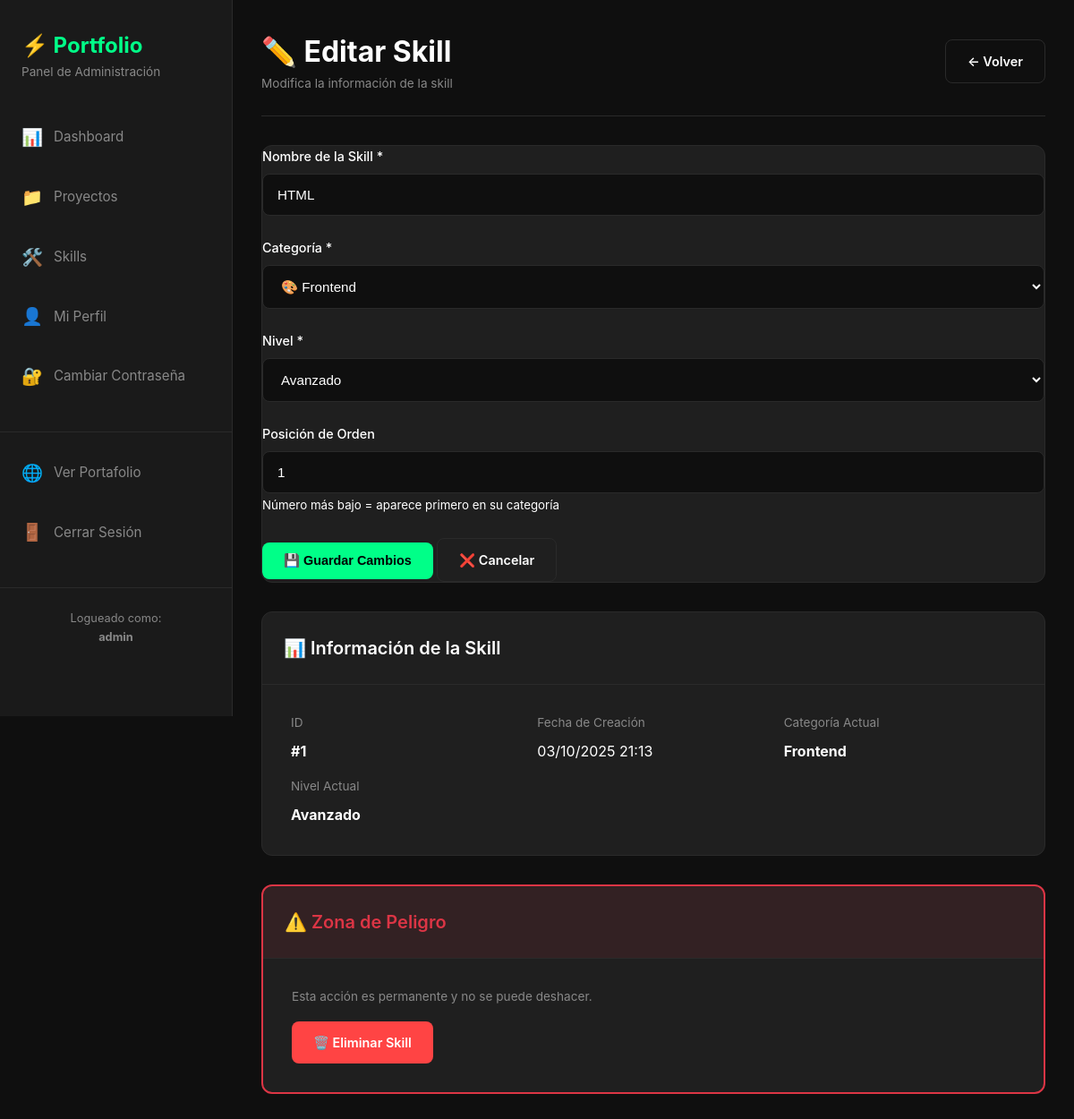
The app's page /admin/skill_edit.php?id=1 (signed in) with its own data.
### tables this page shows
CREATE TABLE `skills` (
  `id` int(11) NOT NULL AUTO_INCREMENT,
  `name` varchar(100) NOT NULL,
  `category` enum('frontend','backend','database','tools','other') DEFAULT 'other',
  `level` enum('básico','intermedio','avanzado','experto') DEFAULT 'intermedio',
  `icon_class` varchar(100) DEFAULT NULL,
  `order_position` int(11) DEFAULT '0',
  `created_at` timestamp NOT NULL DEFAULT CURRENT_TIMESTAMP,
  PRIMARY KEY (`id`),
  KEY `idx_skills_category` (`category`)
);

### admin/skill_edit.php (the view, shortened to what this page needs)
<?php
$conn = getConnection();
$skill_id = intval($_GET['id'] ?? 0);
$stmt = $conn->prepare("SELECT * FROM skills WHERE id = ?");
$stmt->bind_param("i", $skill_id);
$stmt->execute();
$result = $stmt->get_result();
$skill = $result->fetch_assoc();
include 'includes/header.php';
?>
<div class="admin-header">
    <div>
        <h1>✏️ Editar Skill</h1>
        <p class="text-muted">Modifica la información de la skill</p>
    </div>
    <a href="skills.php" class="btn btn-secondary">← Volver</a>
</div>
<div class="table-container">
    <form method="POST" action="">
        <div class="form-group">
            <label for="name">Nombre de la Skill *</label>
            <input
                type="text"
                id="name"
                name="name"
                value="<?php echo htmlspecialchars($skill['name']); ?>"
                required>
        </div>
        <div class="form-row">
            <div class="form-group">
                <label for="category">Categoría *</label>
                <select id="category" name="category">
                    <option value="frontend" <?php echo $skill['category'] === 'frontend' ? 'selected' : ''; ?>>
                        🎨 Frontend
                    </option>
                </select>
            </div>
            <div class="form-group">
                <label for="level">Nivel *</label>
                <select id="level" name="level">
                    <option value="avanzado" <?php echo $skill['level'] === 'avanzado' ? 'selected' : ''; ?>>
                        Avanzado
                    </option>
                </select>
            </div>
            <div class="form-group">
                <label for="order_position">Posición de Orden</label>
                <input
                    type="number"
                    id="order_position"
                    name="order_position"
                    value="<?php echo htmlspecialchars($skill['order_position']); ?>"
                    min="0">
                <small class="form-help">
                    Número más bajo = aparece primero en su categoría
                </small>
            </div>
        </div>
        <div class="form-actions">
            <button type="submit" class="btn btn-primary">
                💾 Guardar Cambios
            </button>
            <a href="skills.php" class="btn btn-secondary">
                ❌ Cancelar
            </a>
        </div>
    </form>
</div>
<div class="table-container" style="margin-top: 2rem;">
    <div class="table-header">
        <h2>📊 Información de la Skill</h2>
    </div>
    <div style="padding: 2rem;">
        <div style="display: grid; grid-template-columns: repeat(auto-fit, minmax(200px, 1fr)); gap: 1rem;">
            <div>
                <p class="text-muted" style="margin-bottom: 0.5rem;">ID</p>
                <p><strong>#<?php echo $skill['id']; ?></strong></p>
            </div>
            <div>
                <p class="text-muted" style="margin-bottom: 0.5rem;">Fecha de Creación</p>
                <p><?php echo date('d/m/Y H:i', strtotime($skill['created_at'])); ?></p>
            </div>
            <div>
                <p class="text-muted" style="margin-bottom: 0.5rem;">Categoría Actual</p>
                <p><strong><?php echo ucfirst($skill['category']); ?></strong></p>
            </div>
            <div>
                <p class="text-muted" style="margin-bottom: 0.5rem;">Nivel Actual</p>
                <p><strong><?php echo ucfirst($skill['level']); ?></strong></p>
            </div>
        </div>
    </div>
</div>
<div class="table-container danger-zone" style="margin-top: 2rem;">
    <div class="table-header">
        <h2>⚠️ Zona de Peligro</h2>
    </div>
    <div style="padding: 2rem;">
        <p class="text-muted" style="margin-bottom: 1rem;">
            Esta acción es permanente y no se puede deshacer.
        </p>
        <a href="skills.php?delete=<?php echo $skill['id']; ?>"
            class="btn btn-danger"
            onclick="return confirm('⚠️ ¿Estás seguro de eliminar esta skill?\n\nNombre: <?php echo addslashes($skill['name']); ?>\n\nEsta acción no se puede deshacer.')">
            🗑️ Eliminar Skill
        </a>
    </div>
</div>
<?php include 'includes/footer.php'; ?>

### assets/css/admin.css (style rules this page uses)
:root { --admin-bg: #0f0f0f; --admin-sidebar: #1a1a1a; --admin-card: #1f1f1f; --admin-border: #2a2a2a; --admin-text: #ffffff; --admin-text-muted: #888888; --admin-accent: #00ff88; --admin-accent-hover: #00cc6a; --admin-danger: #ff4444; --admin-warning: #ffaa00; --admin-success: #00ff88; --admin-info: #00aaff; }
* { margin: 0; padding: 0; box-sizing: border-box; }
body { font-family: 'Inter', -apple-system, BlinkMacSystemFont, 'Segoe UI', sans-serif; background-color: var(--admin-bg); color: var(--admin-text); line-height: 1.6; }
.form-group { margin-bottom: 1.5rem; }
.form-group label { display: block; margin-bottom: 0.5rem; font-weight: 500; font-size: 0.9rem; color: var(--admin-text); }
.form-group input, .form-group textarea, .form-group select { width: 100%; padding: 0.875rem 1rem; background-color: var(--admin-bg); border: 1px solid var(--admin-border); border-radius: 8px; color: var(--admin-text); font-size: 0.95rem; transition: all 0.3s ease; }
.form-group input::placeholder { color: var(--admin-text-muted); }
.btn { display: inline-flex; align-items: center; justify-content: center; gap: 0.5rem; padding: 0.75rem 1.5rem; border: none; border-radius: 8px; font-weight: 600; font-size: 0.9rem; cursor: pointer; transition: all 0.3s ease; text-decoration: none; }
.btn-primary { background-color: var(--admin-accent); color: #000000; }
.btn-secondary { background-color: transparent; border: 1px solid var(--admin-border); color: var(--admin-text); }
.btn-danger { background-color: var(--admin-danger); color: white; }
.text-muted { color: var(--admin-text-muted); font-size: 0.85rem; }
.admin-header { display: flex; justify-content: space-between; align-items: center; margin-bottom: 2rem; padding-bottom: 1.5rem; border-bottom: 1px solid var(--admin-border); }
.admin-header h1 { font-size: 2rem; font-weight: 700; }
.table-container { background-color: var(--admin-card); border: 1px solid var(--admin-border); border-radius: 12px; overflow: hidden; margin-bottom: 2rem; }
.table-header { display: flex; justify-content: space-between; align-items: center; padding: 1.5rem; border-bottom: 1px solid var(--admin-border); }
.table-header h2 { font-size: 1.25rem; font-weight: 600; }

### admin/skill_edit.php (style rules this page uses)
.danger-zone { border: 2px solid #dc3545; }
.danger-zone .table-header { background: rgba(220, 53, 69, 0.1); color: #dc3545; }

### records on screen
skills: name "HTML", category "🎨 Frontend", level "Avanzado", order_position "1", id "1", created_at "03/10/2025 21:13", category "Frontend"

### other values on screen
$admin_username "admin"
